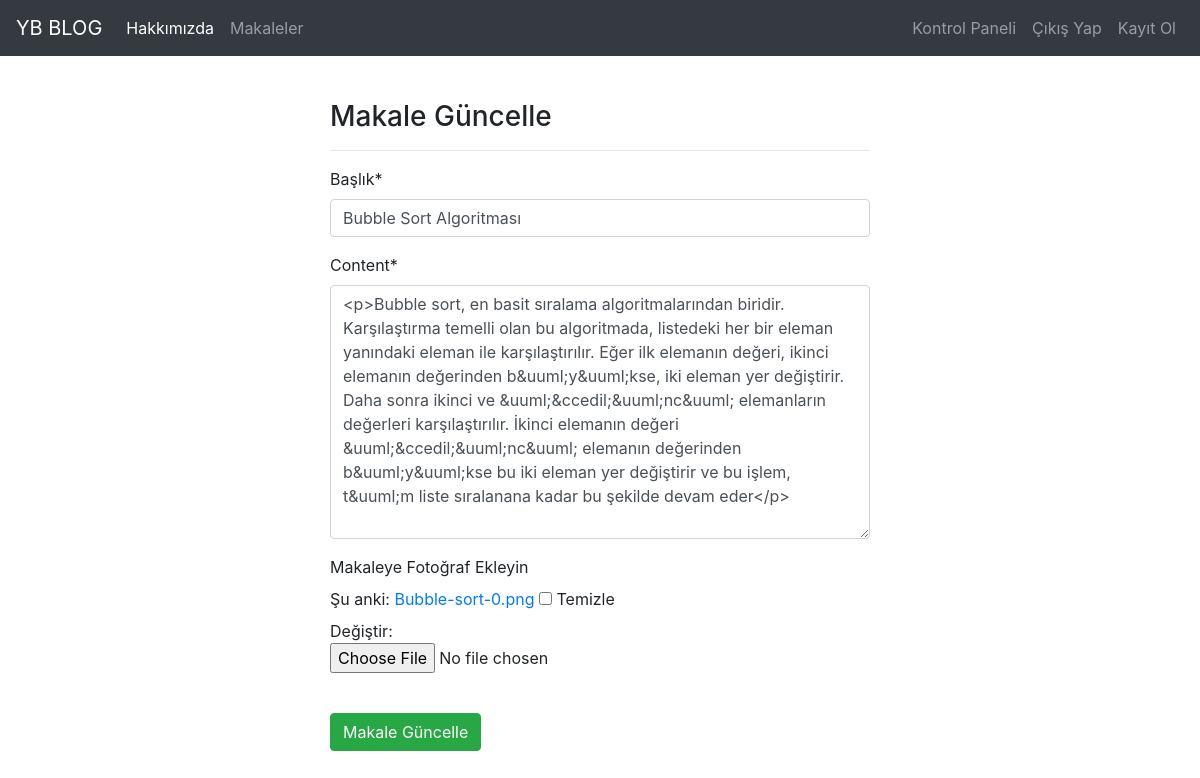
The app's page /article/update/18 (signed in) with its own data.
### article/models.py (models this page shows, shortened)
class Article (models.Model):
    author=models.ForeignKey("auth.User",on_delete=models.CASCADE,verbose_name="Yazar")#auth tablosundaki user'a erişiyoruz.on delete ile silinmesi halinde kullanıcıya ait tüm verilerin silinmesini sağlıyoruz.
    title=models.CharField(max_length=50,verbose_name="Başlık")#verbose_name admin panelindeki adını değiştirmemizi sağlar.
    content=RichTextField()
    created_date=models.DateTimeField( auto_now_add=True,verbose_name="Oluşturma Tarihi")
    article_image=models.FileField( blank=True,null=True,verbose_name="Makaleye Fotoğraf Ekleyin") #blank ve null kısmı boş ya da dolu olabilir demek
    class Meta:
        ordering=['-created_date'] #en son eklenen makaleyi ilk sıraya getirsin diye yaptık.

### article/views.py (the view, shortened to what this page needs)
# urls.py: path('update/<int:id>', views.updateArticle,name="update"),
@login_required(login_url="user:login")
def updateArticle(request,id):
    article=get_object_or_404(Article,id=id)
    form=ArticleForm(request.POST or None,request.FILES or None,instance=article) #instance parametresi ile article objesi içindeki bligileri forma aktarırız.
    return render(request,"update.html",{"form":form})

### article/forms.py
class ArticleForm(forms.ModelForm):
    class Meta:
        model=Article
        fields=["title","content","article_image"] #biz burda title,content ve article_image alanından input oluşturmasını söylüyoruz.

### templates/update.html (shortened to what this page needs)
{% extends 'layout.html' %}
{% block body %}
{% load crispy_forms_tags %}
    <div class="row">
        <div class="col-md-6 offset-md-3">
            <h3>Makale Güncelle</h3>
            <hr>
            <form method="post" enctype="multipart/form-data">
                {{form|crispy}}
                <br>
                <button type="submit" class="btn btn-success">Makale Güncelle</button>
            </form>
        </div>
    </div>
        {% endblock  %}

### records on screen
Article: title "Bubble Sort Algoritması", content "<p>Bubble sort, en basit sıralama algoritmalarından biridir. Karşılaştırma temelli olan bu algoritmada, listedeki her bir eleman yanındaki eleman ile karşılaştırılır. Eğer ilk elemanın değeri, ikinci elemanın değerinden b&uuml;y&uuml;kse, iki eleman yer değiştirir. Daha sonra ikinci ve &uuml;&ccedil;&uuml;nc&uuml; elemanların değerleri karşılaştırılır. İkinci elemanın değeri &uuml;&ccedil;&uuml;nc&uuml; elemanın değerinden b&uuml;y&uuml;kse bu iki eleman yer değiştirir ve bu işlem, t&uuml;m liste sıralanana kadar bu şekilde devam eder</p>"
